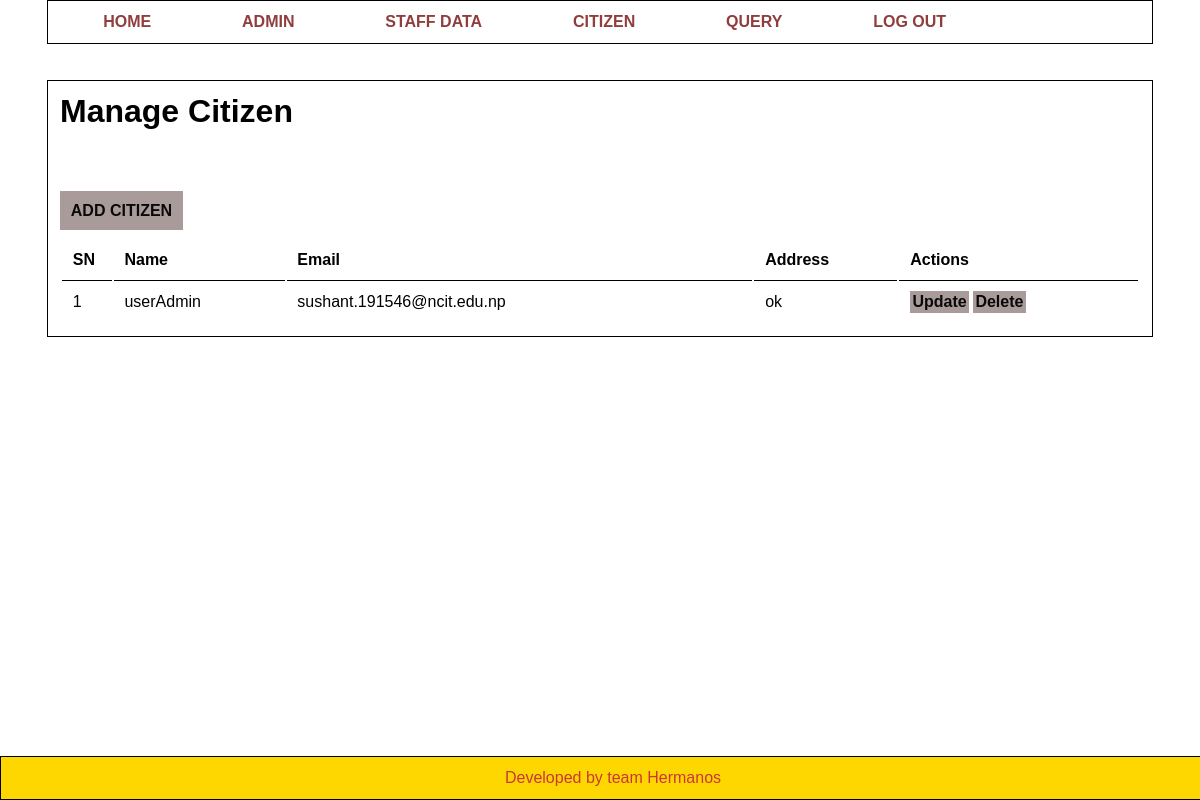
The page /PRO/ADMIN/addcitizen.php on the database its author committed.
### tables this page shows
CREATE TABLE `user` (
  `Id` int(255) NOT NULL,
  `name` varchar(255) DEFAULT NULL,
  `email` varchar(255) NOT NULL,
  `Address` text NOT NULL
);

### PRO/ADMIN/addcitizen.php (the view, shortened to what this page needs)
<?php
 $conn = mysqli_connect(LOCALHOST,DB_USERNAME,DB_PASSWORD) or die(mysqli_error($conn));
?>
<!DOCTYPE html>
<html lang="en">
<head>
    <link rel="stylesheet" href="../css/admin.css">
</head>
<body>
    <div class="menu">
    <div class="wrapper">
            <ul>
            <li><a href="index.php">HOME</a></li>
                <li><a href="manageadmin.php">ADMIN</a></li>
                <li><a href="managestaff.php">STAFF DATA</a></li>
                <li><a href="manage_citizen.php">CITIZEN</a></li>
                <li><a href="query.php">QUERY</a></li>
                <li><a href="logout.php">LOG OUT</a></li>
            </ul>
        </div>
    </div>
    <div class="main">
      <div class="wrapper">
         <h1>Manage Citizen</h1>
         <br></br>
        ?><br><br>
        <a href="addcitizen.php" class="btn-primary">ADD CITIZEN</a><br><br>
              <table class="tblfull">
                <tr>
                    <th>SN</th>
                    <th>Name</th>
                    <th>Email</th>
                    <th>Address</th>
                    <th>Actions</th>
                </tr>
                <?php
                 $n = 1;
            $sql = "select * from user";
            $res = mysqli_query($conn, $sql);
            if ($res == TRUE) {
                $count = mysqli_num_rows($res);
                if ($count > 0) {
                    while ($rows = mysqli_fetch_assoc($res)) {
                        $Id = $rows['Id'];
                        $name = $rows['name'];
                        $Address = $rows['Address'];
                        $email = $rows['email'];
                        ?>
                        <tr>
                            <td><?php echo $n; ?></td>
                            <td><?php echo $name; ?></td>
                            <td><?php echo $email; ?></td>
                            <td><?php echo $Address; ?></td>
                            <td>
                                <a href="<?php echo SITE_URL;?>Admin/updatecitizen.php?Id=<?php echo $Id;?>"  class="btn-primary">Update</a>
                                <a href="<?php echo SITE_URL;?>Admin/deletecitizen.php?Id=<?php echo $Id;?>"  class="btn-primary">Delete</a>
                            </td>
                        </tr>
                        <?php $n ++;
                    }
                }
            }
            ?>
             </table>
            </div>
       </div>
<div class="footer">
<div class="wrapper">
          <p> Developed by team Hermanos
          </p>
        </div>
    </div>
</body>
</html>

### PRO/css/admin.css (style rules this page uses)
* { margin: 0 ; padding:0; font-family: Arial, Helvetica, sans-serif; }
.wrapper { border:1px solid black; padding: 1%; width: 90%; margin: 0 auto; }
.footer { position: fixed; bottom: 0; width: 100%; }
.footer .wrapper { text-align: center; background: gold; color: rgb(201, 55, 55); width: 100%; }
.menu li { list-style: none; }
.menu ul li { display: inline; padding: 4%; }
.menu ul li a { text-decoration: none; font-weight: 900; color: rgb(144, 61, 61); border: 1px solid bl; }
.main { background-color:white; padding: 3% 0; }
.tblfull { width: 100%; }
table tr th { border-bottom: 1px solid black; padding: 1%; text-align: left; }
table tr td { padding: 1%; }
.btn-primary { background: rgb(170, 155, 155); padding: 1%; color: rgb(10, 9, 9); text-decoration: none; font-weight: bold; }

### rows shown on the page
user: name "userAdmin", email "sushant.191546@ncit.edu.np", Address "ok"
